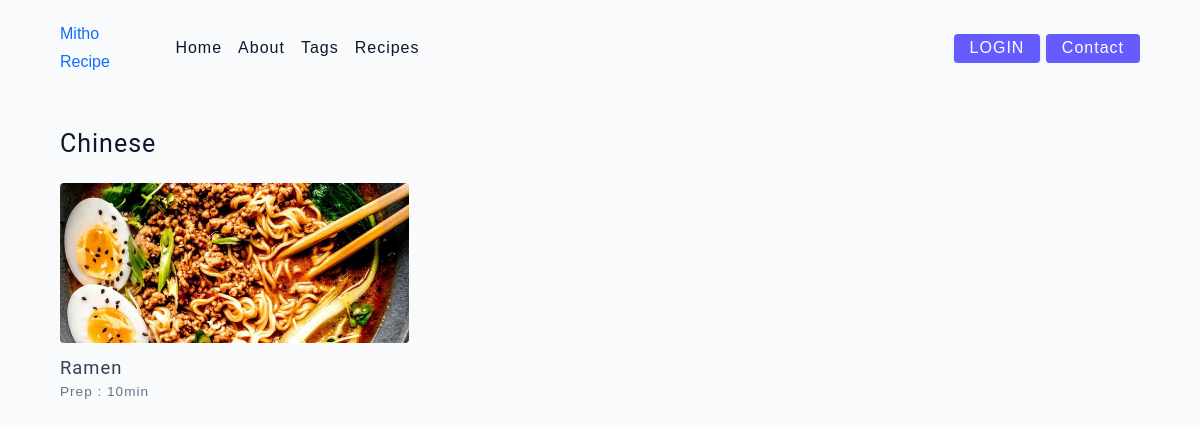
Page /template/2 on the committed database.
### back/models/category.py (models this page shows, shortened)
class Category(models.Model):
    name = models.CharField(max_length=20)

### back/models/product.py (models this page shows, shortened)
class Product(models.Model):
    name = models.CharField(max_length=50)
    time = models.IntegerField(default=0)
    category = models.ManyToManyField(Category)
    description = models.CharField(max_length=500, default='' , null=True , blank=True)
    image = models.ImageField(upload_to='uploads/products/')

### back/views.py (the view)
# urls.py: path('template/<str:id>', views.template),
def template(request, id):
    category = Category.objects.filter(id=id).first()
    prod = Product.objects.filter(id=category.id).first()
    context = {
        'cat': category,
        'prod': prod,
    }
    return render(request, 'template.html', context)

### back/templates/template.html (shortened to what this page needs)
{%extends 'header.html'%}
{% block content %}
  <body>
    <main class="page">
      <div class="featured-recipes">
        <h4>{{cat.name}}</h4>
        <div class="recipes-list">
          <a href="/recipe/{{p.id}}" class="recipe">
            <img
              src="{{ prod.image.url }}"
              class="img recipe-img"
              alt=""
            />
            <h5>{{prod.name}}</h5>
            <p>Prep : {{prod.time}}min </p>
          </a>
        </div>
      </div>
    </main>
  </body>
{% endblock %}

### back/static/main.css (style rules this page uses)
html { font-size: 100%; }
:root { --primary-100: #e2e0ff; --primary-200: #c1beff; --primary-300: #a29dff; --primary-400: #837dff; --primary-500: #645cff; --primary-600: #504acc; --primary-700: #3c3799; --primary-800: #282566; --primary-900: #141233; --grey-50: #f8fafc; --grey-100: #f1f5f9; --grey-200: #e2e8f0; --grey-300: #cbd5e1; --grey-400: #94a3b8; --grey-500: #64748b; --grey-600: #475569; --grey-700: #334155; --grey-800: #1e293b; --grey-900: #0f172a; --black: #222; --white: #fff; --red-light: #f8d7da; --red-dark: #842029; --green-light: #d1e7dd; --green-dark: #0f5132; --headingFont: 'Roboto', sans-serif; --bodyFont: 'Nunito', sans-serif; --smallText: 0.7em; --backgroundColor: var(--grey-50); --textColor: var(--grey-900); --borderRadius: 0.25rem; --letterSpacing: 1px; --transition: 0.3s ease-in-out all; --max-width: 1120px; --fixed-width: 600px; --shadow-1: 0 1px 3px 0 rgba(0, 0, 0, 0.1), 0 1px 2px 0 rgba(0, 0, 0, 0.06); --shadow-2: 0 4px 6px -1px rgba(0, 0, 0, 0.1), 0 2px 4px -1px rgba(0, 0, 0, 0.06); --shadow-3: 0 10px 15px -3px rgba(0, 0, 0, 0.1), 0 4px 6px -2px rgba(0, 0, 0, 0.05); --shadow-4: 0 20px 25px -5px rgba(0, 0, 0, 0.1), 0 10px 10px -5px rgba(0, 0, 0, 0.04); }
body { background: var(--backgroundColor); font-family: var(--bodyFont); font-weight: 400; line-height: 1.75; color: var(--textColor); }
p { margin-top: 0; margin-bottom: 1.5rem; max-width: 40em; }
h1, h2, h3, h4, h5 { margin: 0; margin-bottom: 1.38rem; font-family: var(--headingFont); font-weight: 400; line-height: 1.3; text-transform: capitalize; letter-spacing: var(--letterSpacing); }
h4 { font-size: 1.563rem; }
h5 { font-size: 1.25rem; }
a { text-decoration: none; }
.img { width: 100%; display: block; object-fit: cover; }
::placeholder { font-family: inherit; color: var(--grey-400); }
.page { width: 90vw; max-width: var(--max-width); margin: 0 auto; }
.page { padding-top: 2rem; min-height: calc(100vh - (6rem + 4rem)); }
.recipes-list { display: grid; gap: 2rem 1rem; padding-bottom: 3rem; }
.recipe { display: block; }
.recipe-img { height: 15rem; border-radius: var(--borderRadius); margin-bottom: 1rem; }
.recipe h5 { margin-bottom: 0; margin-top: 0.25rem; line-height: 1; color: var(--grey-700); }
.recipe p { margin-bottom: 0; line-height: 1; color: var(--grey-500); margin-top: 0.5rem; letter-spacing: var(--letterSpacing); }
@media screen and (min-width: 576px) { .recipes-list { grid-template-columns: 1fr 1fr; } }
@media screen and (min-width: 576px) { .recipe-img { height: 10rem; } }
@media screen and (min-width: 992px) { .recipes-list { grid-template-columns: 1fr 1fr; } }
@media screen and (min-width: 992px) { .recipe p { font-size: 0.85rem; } }
@media screen and (min-width: 1200px) { .recipe h5 { font-size: 1.15rem; } }
@media screen and (min-width: 1200px) { .recipes-list { grid-template-columns: 1fr 1fr 1fr; } }

### rows in the picture
Category: name "Chinese"
Product: image (picture), name "Ramen", time "10"
